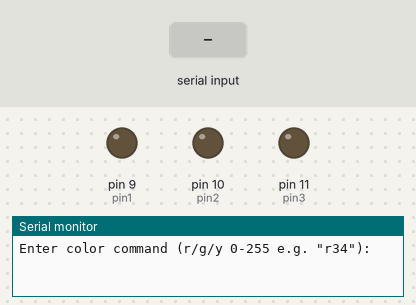
This sketch was run on a simulated Arduino Uno, built with avr-gcc and run on an emulated ATmega328P. Shown: output pins drawn as LEDs (lit = HIGH), the last lines printed to the serial monitor. Inputs (shaded band) come from the test bench.

Above: at 1.2 s.
1.3 s: "r90\n" received over Serial
At 2.1 s:
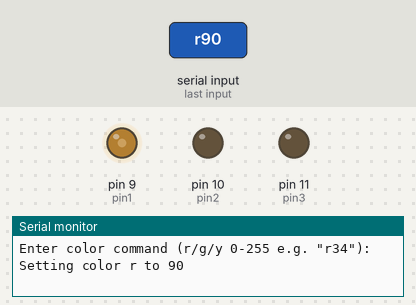
2.8 s: "g90\n" received over Serial
At 3.2 s:
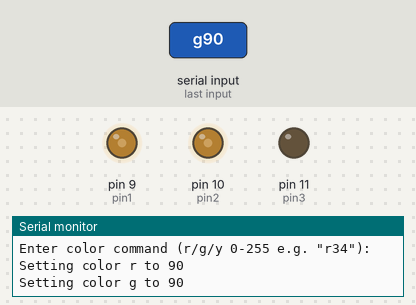
4.3 s: "y90\n" received over Serial
At 5.5 s:
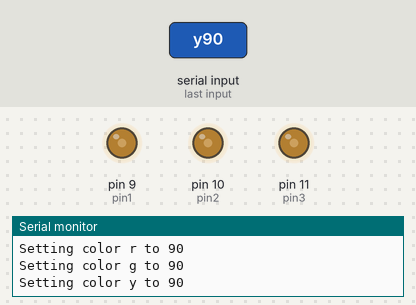
5.8 s: "r,45\n" received over Serial
At 6.7 s:
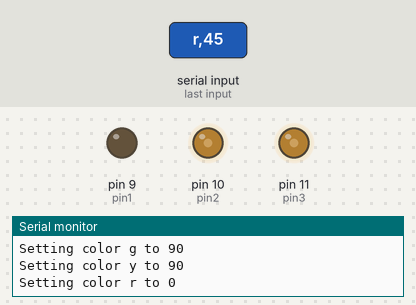
7.3 s: "g,45\n" received over Serial
At 7.8 s:
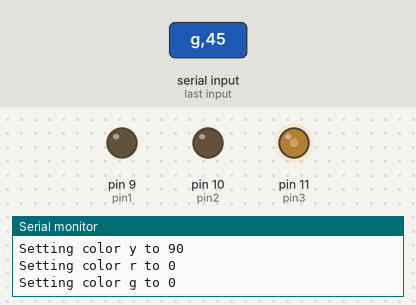
8.8 s: "r90\n" received over Serial
At 10.2 s:
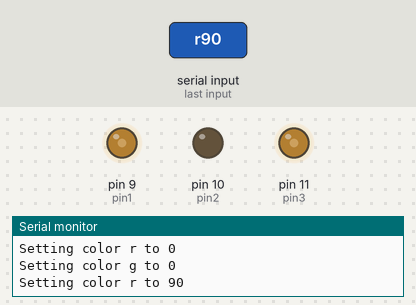
Timing chart, 0 to 11.3 s (numbered marks = the images above; inputs shaded):
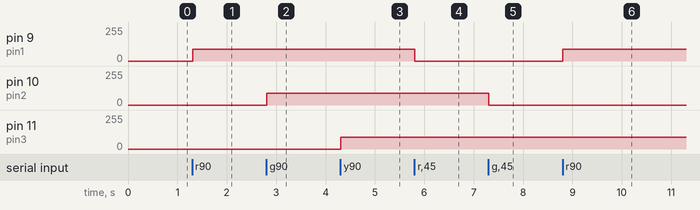

Measured:
- after the input at 1.3 s, pin 9 (pin1): 0/255 → 90/255 at once
- after the input at 2.8 s, pin 10 (pin2): 0/255 → 90/255 at once
- after the input at 4.3 s, pin 11 (pin3): 0/255 → 90/255 at once
- after the input at 5.8 s, pin 9 (pin1): 90/255 → 0/255 at once
- after the input at 7.3 s, pin 10 (pin2): 90/255 → 0/255 at once
- after the input at 8.8 s, pin 9 (pin1): 0/255 → 90/255 at once

The sketch:

Serial_RGB.ino
```cpp
int pin1 = 9;
int pin2 = 10;
int pin3 = 11;

char serInString[10];
char colorCode;
int colorVal;

void setup() {
  pinMode(pin1, OUTPUT);
  pinMode(pin2, OUTPUT);
  pinMode(pin3, OUTPUT);

  Serial.begin(9600);

  Serial.println("Enter color command (r/g/y 0-255 e.g. \"r34\"):");
}

void loop() {

  if (readSerialString(serInString)) {

    colorCode = serInString[0];
    colorVal = atoi(serInString + 1);

    if (colorVal < 0) colorVal = 0;
    if (colorVal > 255) colorVal = 255;

    Serial.print("Setting color ");
    Serial.print(colorCode);
    Serial.print(" to ");
    Serial.println(colorVal);

    if (colorCode == 'r') {
      analogWrite(pin1, colorVal);
    }
    else if (colorCode == 'g') {
      analogWrite(pin2, colorVal);
    }
    else if (colorCode == 'y') {
      analogWrite(pin3, colorVal);
    }
  }
}

bool readSerialString(char *strArray) {

  int i = 0;

  if (!Serial.available()) {
    return false;
  }

  delay(5);

  while (Serial.available() && i < 9) {
    strArray[i] = Serial.read();
    i++;
  }

  strArray[i] = '\0';

  return true;
}
```
